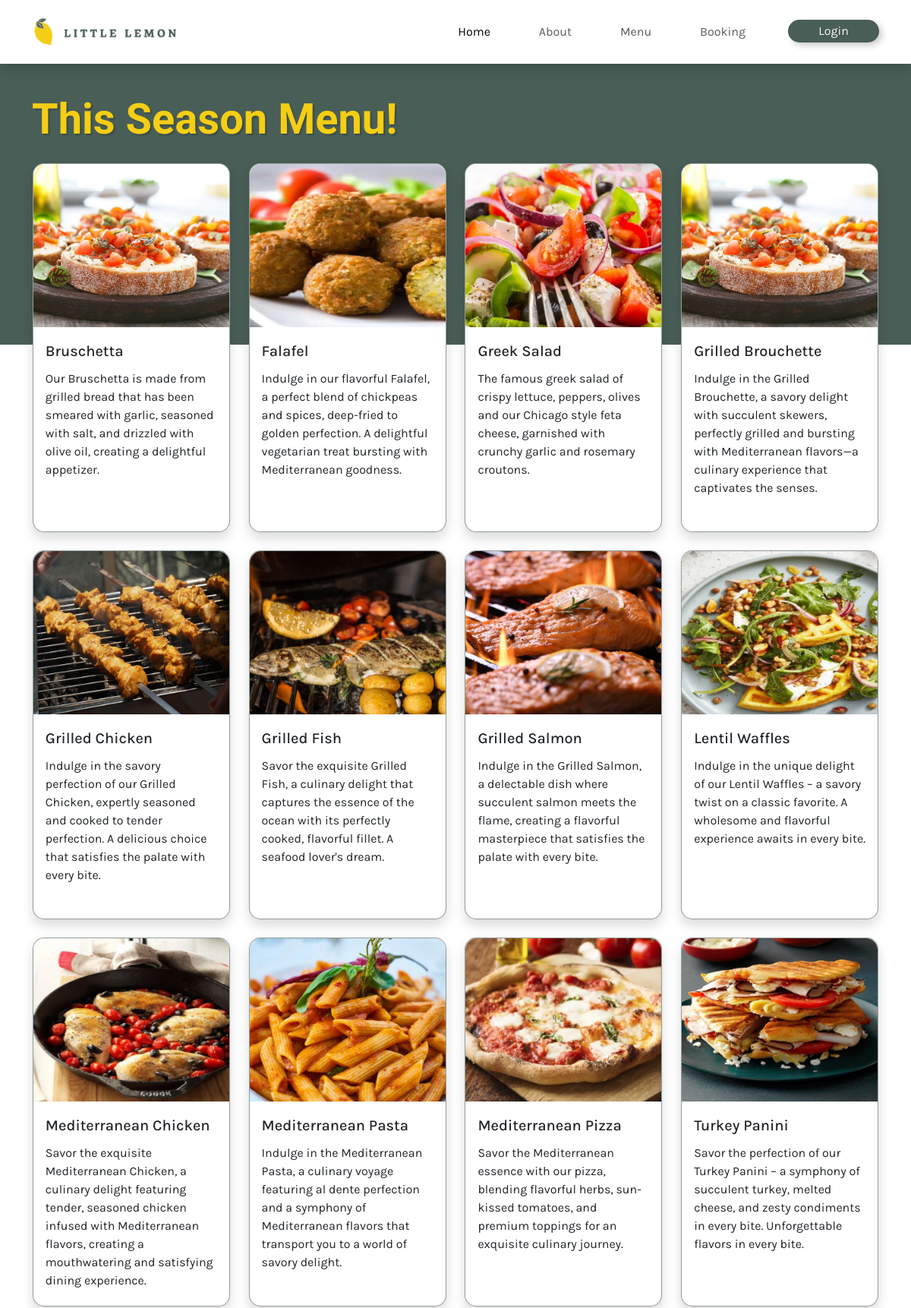
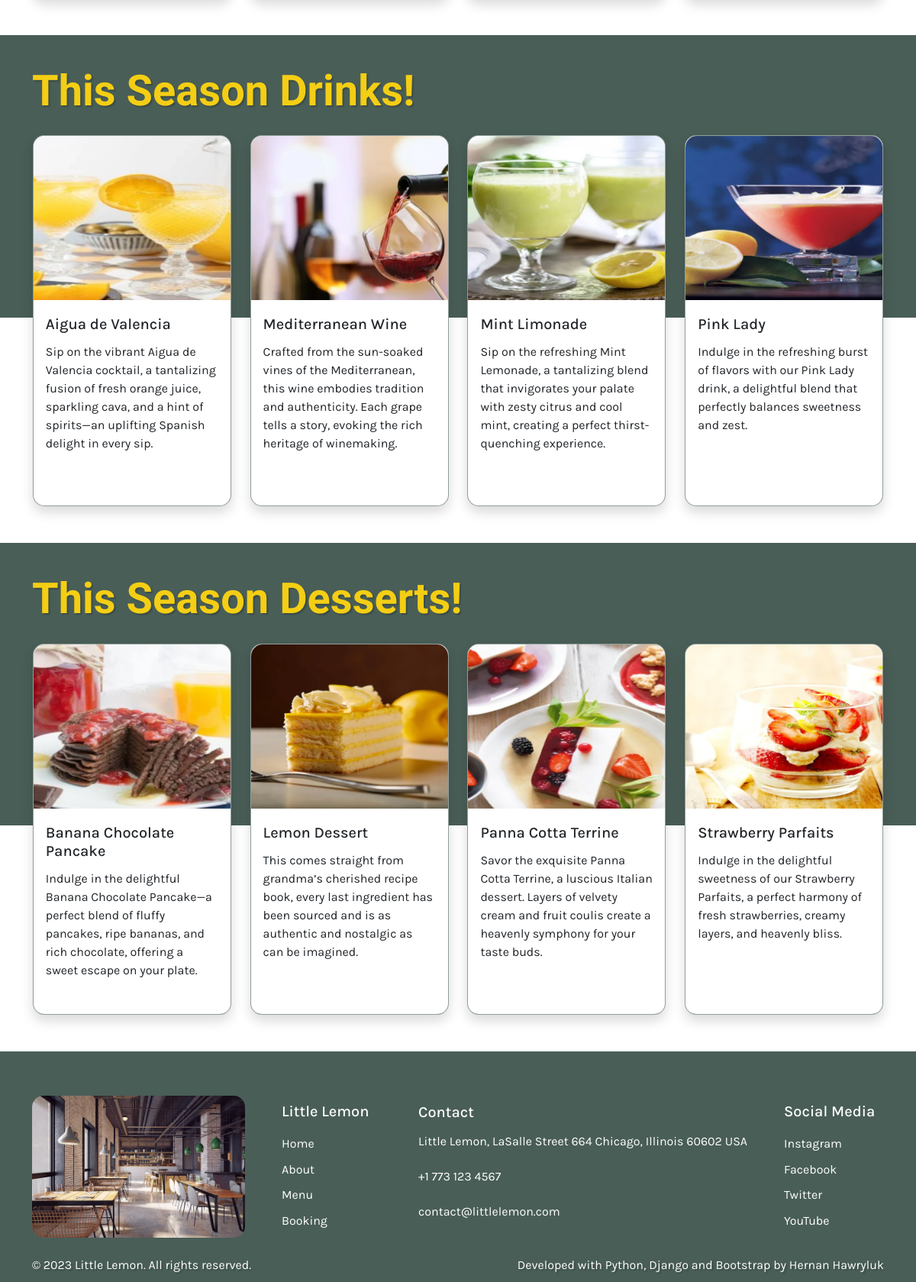
The app's page /menu/ with its own data (2 pictures, top to bottom).
### menu/models.py (models this page shows, shortened)
class Menu(models.Model):
    category = models.ForeignKey('Category', on_delete = models.PROTECT)
    name = models.CharField(max_length = 50, db_index = True)
    slug = models.SlugField(max_length = 50, db_index = True)
    description = models.TextField(max_length = 255)
    image = models.ImageField(upload_to='images/')
    price = models.DecimalField(max_digits = 10, decimal_places = 2, db_index = True)
    stock = models.BooleanField(default = True)
    created = models.DateTimeField(auto_now_add = True)
    updated = models.DateTimeField(auto_now = True)
    class Meta:
        ordering = ['name']
        verbose_name = 'Menu'
        verbose_name_plural = 'Menus'

### menu/views.py (the view)
# urls.py: path('', include('menu.urls')),
def menu(request):
    menus = Menu.objects.filter(category__slug = 'food')
    drinks = Menu.objects.filter(category__slug = 'drink')
    desserts = Menu.objects.filter(category__slug = 'dessert')
    return render(request, 'menu.html', {'menus': menus, 'drinks': drinks, 'desserts': desserts })

### menu/templates/menu.html
{% extends 'base.html' %} {% load static %} {% block content %}
<div
  style="
    background-color: #495e57;
    position: absolute;
    width: 100%;
    height: 370px;
    z-index: -1;
  "
></div>
<section class="container pt-3">
  <h2
    class="custom-primary display-4 primary-font mb-4 mt-4 text-shadow"
    style="font-weight: 600"
  >
    This Season Menu!
  </h2>
  <div
    class="d-flex flex-wrap flex-column flex-md-row justify-content-evenly align-items-center gap-4"
  >
    {% for menu in menus %}
    <article class="card custom-rounded shadow secondary-card custom-border">
      <img
        src="{{ menu.image.url }}"
        style="aspect-ratio: 3/2.5"
        class="card-img-top custom-rounded-top"
      />
      <div class="card-body">
        <h5 class="card-title mt-1">{{ menu.name }}</h5>
        <p class="card-text pt-1">{{ menu.description }}</p>
      </div>
    </article>
    {% endfor %}
  </div>
</section>
<section class="relative mt-5">
  <div
    style="
      position: absolute;
      background-color: #495e57;
      width: 100%;
      height: 370px;
      z-index: -1;
    "
  ></div>
  <div class="container pt-3">
    <h2
      class="custom-primary display-4 primary-font mb-4 mt-4 text-shadow"
      style="font-weight: 600"
    >
      This Season Drinks!
    </h2>
    <div
      class="d-flex flex-wrap flex-column flex-md-row justify-content-evenly align-items-center gap-4"
    >
      {% for drink in drinks %}
      <article class="card custom-rounded shadow secondary-card custom-border">
        <img
          src="{{ drink.image.url }}"
          style="aspect-ratio: 3/2.5"
          class="card-img-top custom-rounded-top"
        />
        <div class="card-body">
          <h5 class="card-title mt-1">{{ drink.name }}</h5>
          <p class="card-text pt-1">{{ drink.description }}</p>
        </div>
      </article>
      {% endfor %}
    </div>
  </div>
</section>
<section class="relative my-5">
  <div
    style="
      position: absolute;
      background-color: #495e57;
      width: 100%;
      height: 370px;
      z-index: -1;
    "
  ></div>
  <div class="container pt-3">
    <h2
      class="custom-primary display-4 primary-font mb-4 mt-4 text-shadow"
      style="font-weight: 600"
    >
      This Season Desserts!
    </h2>
    <div
      class="d-flex flex-wrap flex-column flex-md-row justify-content-evenly align-items-center gap-4"
    >
      {% for dessert in desserts %}
      <article class="card custom-rounded shadow secondary-card custom-border">
        <img
          src="{{ dessert.image.url }}"
          style="aspect-ratio: 3/2.5"
          class="card-img-top custom-rounded-top"
        />
        <div class="card-body">
          <h5 class="card-title mt-1">{{ dessert.name }}</h5>
          <p class="card-text pt-1">{{ dessert.description }}</p>
        </div>
      </article>
      {% endfor %}
    </div>
  </div>
</section>
{% endblock %}

### restaurant/static/css/style.css (style rules this page uses)
:root { --primary-color: #f4ce14; --secondary-color: #495e57; --primary-font: "Markazi Text", serif; --secondary-font: "Karla", sans-serif; }
body { font-family: "Karla", sans-serif; }
.primary-font { font-family: "Markazi Text", serif; font-optical-sizing: auto; font-weight: 400; font-style: normal; }
.custom-primary { color: var(--primary-color); }
.custom-rounded { border-radius: 15px; }
.custom-rounded-top { border-radius: 15px 15px 0 0; object-fit: cover; }
.text-shadow { text-shadow: 2px 2px 1.5px rgba(0, 0, 0, 0.2); }
.secondary-card { height: 486px; width: 260px; }
.custom-border { border: 1px solid rgba(73, 94, 87, 0.6); border-radius: 15px; }

### records on screen
Menu: image (picture), name "Bruschetta", description "Our Bruschetta is made from grilled bread that has been smeared with garlic, seasoned with salt, and drizzled with olive oil, creating a delightful appetizer."
Menu: image (picture), name "Falafel", description "Indulge in our flavorful Falafel, a perfect blend of chickpeas and spices, deep-fried to golden perfection. A delightful vegetarian treat bursting with Mediterranean goodness."
Menu: image (picture), name "Greek Salad", description "The famous greek salad of crispy lettuce, peppers, olives and our Chicago style feta cheese, garnished with crunchy garlic and rosemary croutons."
Menu: image (picture), name "Grilled Brouchette", description "Indulge in the Grilled Brouchette, a savory delight with succulent skewers, perfectly grilled and bursting with Mediterranean flavors—a culinary experience that captivates the senses."
Menu: image (picture), name "Grilled Chicken", description "Indulge in the savory perfection of our Grilled Chicken, expertly seasoned and cooked to tender perfection. A delicious choice that satisfies the palate with every bite."
Menu: image (picture), name "Grilled Fish", description "Savor the exquisite Grilled Fish, a culinary delight that captures the essence of the ocean with its perfectly cooked, flavorful fillet. A seafood lover's dream."
Menu: image (picture), name "Grilled Salmon", description "Indulge in the Grilled Salmon, a delectable dish where succulent salmon meets the flame, creating a flavorful masterpiece that satisfies the palate with every bite."
Menu: image (picture), name "Lentil Waffles", description "Indulge in the unique delight of our Lentil Waffles – a savory twist on a classic favorite. A wholesome and flavorful experience awaits in every bite."
Menu: image (picture), name "Mediterranean Chicken", description "Savor the exquisite Mediterranean Chicken, a culinary delight featuring tender, seasoned chicken infused with Mediterranean flavors, creating a mouthwatering and satisfying dining experience."
Menu: image (picture), name "Mediterranean Pasta", description "Indulge in the Mediterranean Pasta, a culinary voyage featuring al dente perfection and a symphony of Mediterranean flavors that transport you to a world of savory delight."
Menu: image (picture), name "Mediterranean Pizza", description "Savor the Mediterranean essence with our pizza, blending flavorful herbs, sun-kissed tomatoes, and premium toppings for an exquisite culinary journey."
Menu: image (picture), name "Turkey Panini", description "Savor the perfection of our Turkey Panini – a symphony of succulent turkey, melted cheese, and zesty condiments in every bite. Unforgettable flavors in every bite."
Menu: image (picture), name "Aigua de Valencia", description "Sip on the vibrant Aigua de Valencia cocktail, a tantalizing fusion of fresh orange juice, sparkling cava, and a hint of spirits—an uplifting Spanish delight in every sip."
Menu: image (picture), name "Mediterranean Wine", description "Crafted from the sun-soaked vines of the Mediterranean, this wine embodies tradition and authenticity. Each grape tells a story, evoking the rich heritage of winemaking."
Menu: image (picture), name "Mint Limonade", description "Sip on the refreshing Mint Lemonade, a tantalizing blend that invigorates your palate with zesty citrus and cool mint, creating a perfect thirst-quenching experience."
Menu: image (picture), name "Pink Lady", description "Indulge in the refreshing burst of flavors with our Pink Lady drink, a delightful blend that perfectly balances sweetness and zest."
Menu: image (picture), name "Banana Chocolate Pancake", description "Indulge in the delightful Banana Chocolate Pancake—a perfect blend of fluffy pancakes, ripe bananas, and rich chocolate, offering a sweet escape on your plate."
Menu: image (picture), name "Lemon Dessert", description "This comes straight from grandma’s cherished recipe book, every last ingredient has been sourced and is as authentic and nostalgic as can be imagined."
Menu: image (picture), name "Panna Cotta Terrine", description "Savor the exquisite Panna Cotta Terrine, a luscious Italian dessert. Layers of velvety cream and fruit coulis create a heavenly symphony for your taste buds."
Menu: image (picture), name "Strawberry Parfaits", description "Indulge in the delightful sweetness of our Strawberry Parfaits, a perfect harmony of fresh strawberries, creamy layers, and heavenly bliss."
